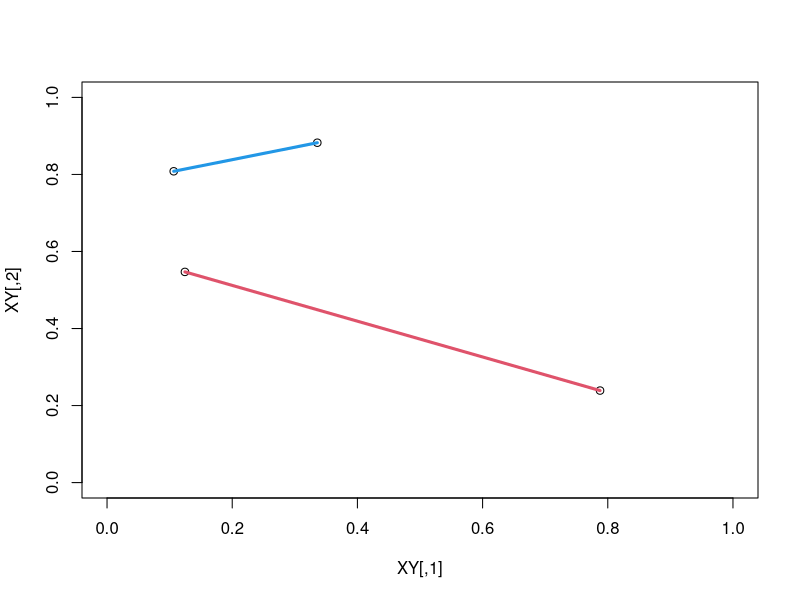
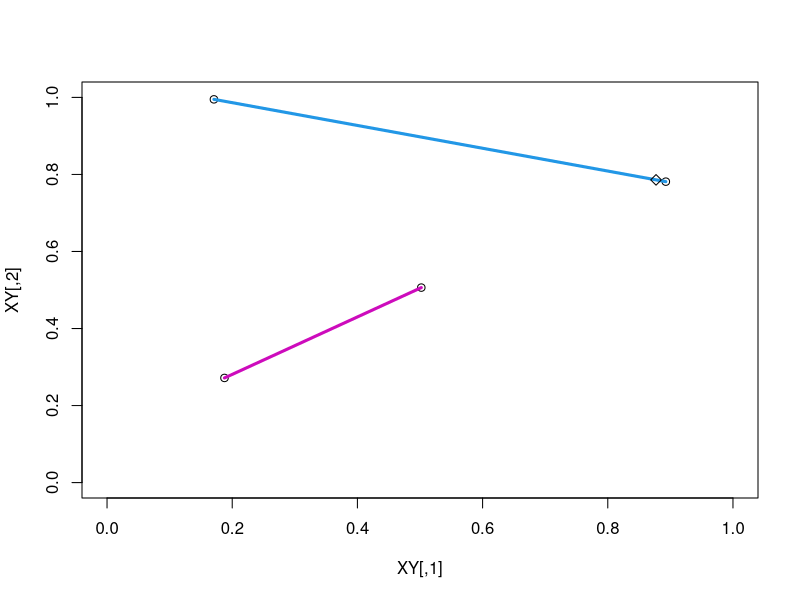
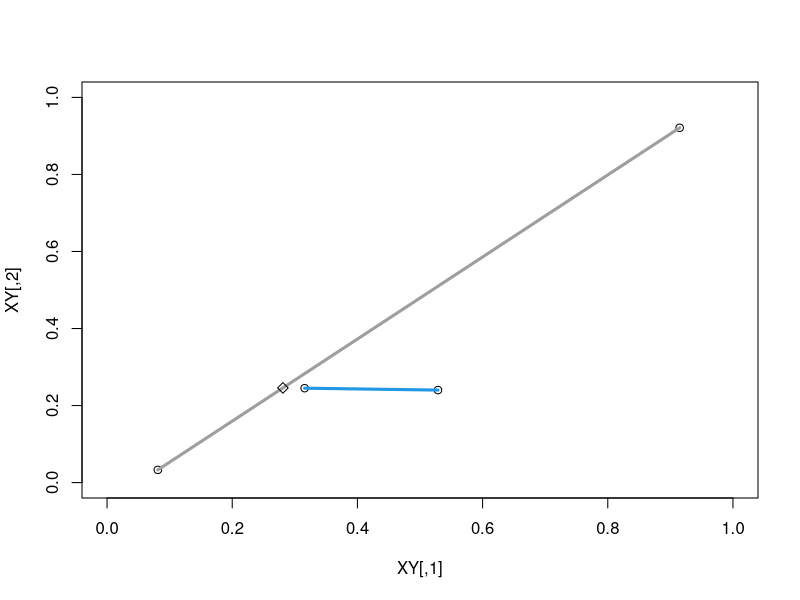
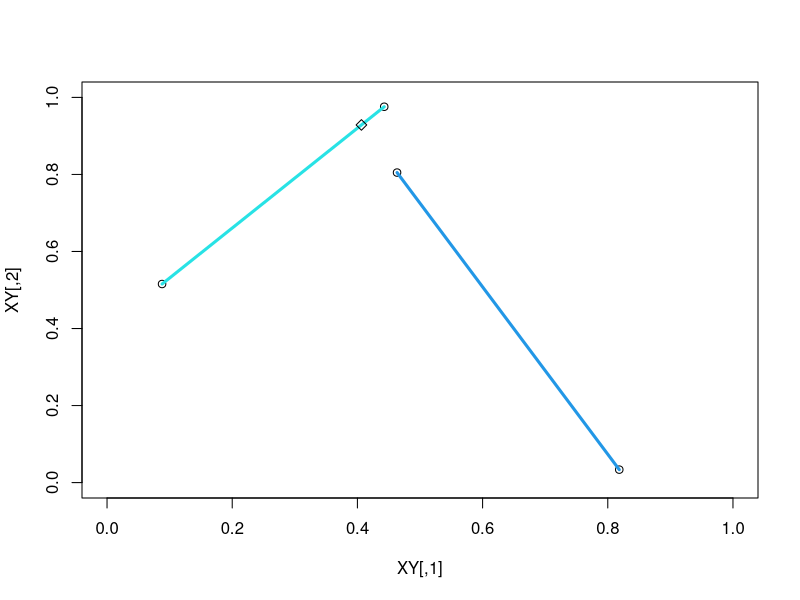
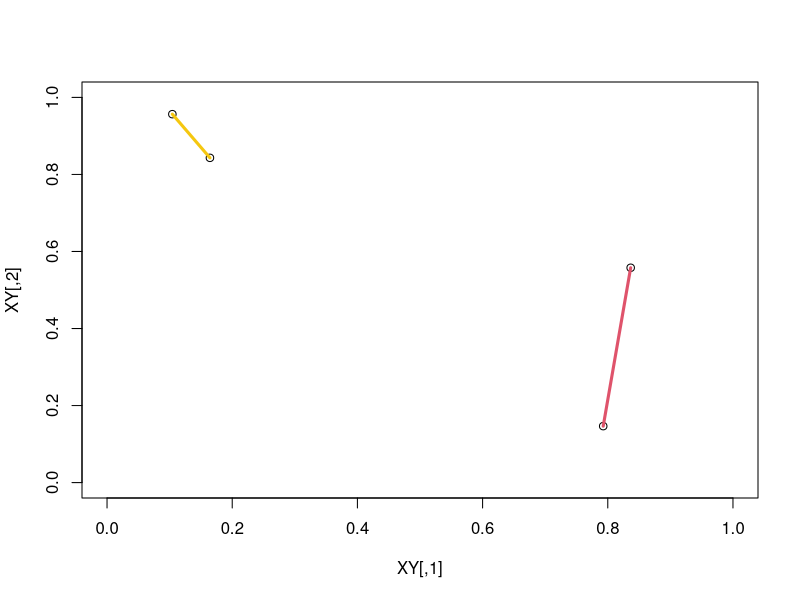
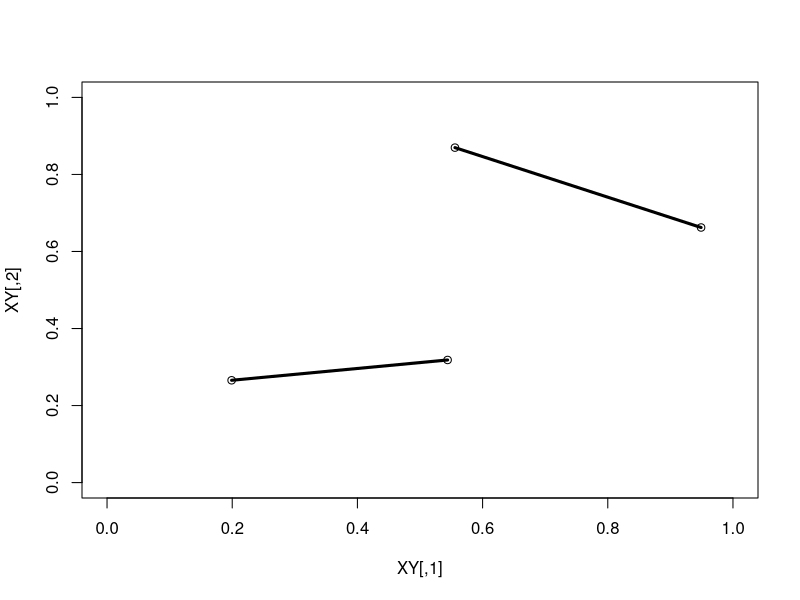
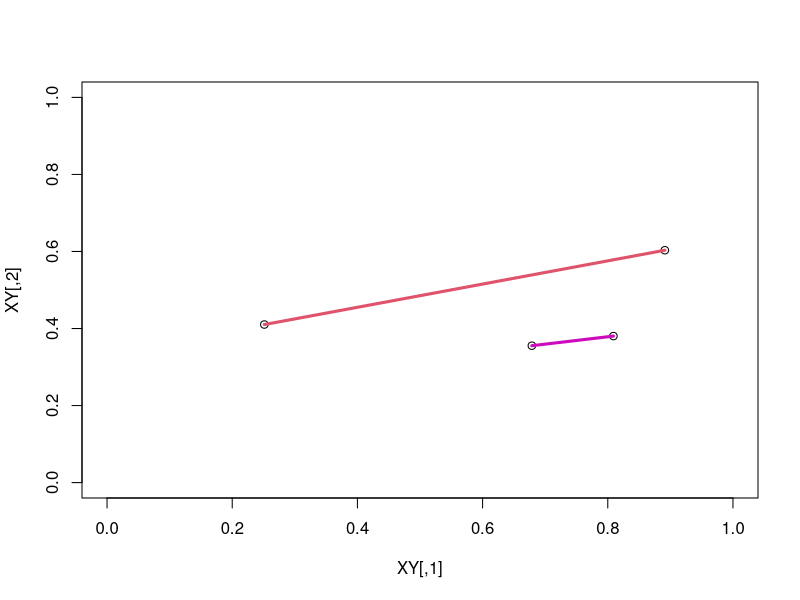
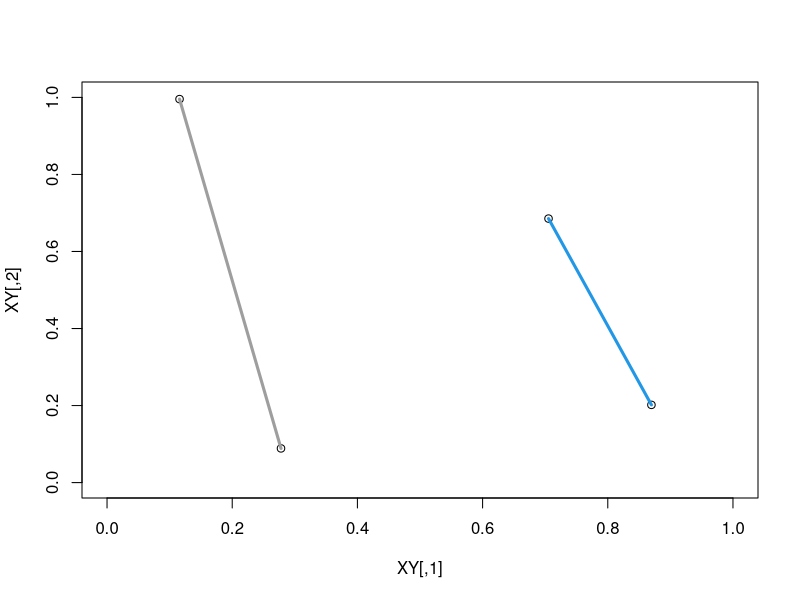

These charts were generated, in order, by the following R code: (Note: this script raises an error after producing the figures.)
smry <- function(X){	         # more detailed than built-in 'summary' function
        mu <- mean(X)
        sigma <- sd(X)
        a <- min(X)
        q25 <- quantile(X,0.25)
        q50 <- quantile(X,0.50)
        q75 <- quantile(X,0.75)
        b <- max(X)
        c(mu=mu,sigma=sigma,min=a,q25,q50,q75,max=b)}

# SIMULATION (from geometry)

CL <- function(o) floor(657*runif(1))+1     # random color

# 4.  Select two points randomly in the unit square.  Draw a line
#     segment connecting the two points.  Now select two more points 
#     randomly in the unit square.  Draw a new line segment connecting 
#     the two new points.  Estimate the probability that the two line
#     segments cross (that is, have a point in common).

# See the section entitled "Intersection point of two lines
# in 2 dimensions" midway through
# http://paulbourke.net/geometry/pointlineplane/
# for discussion of geometry.  I use Paul Bourke's notation.
# See also
# http://www.mathisfunforum.com/viewtopic.php?id=8541
# for alternative approach (application to video games!)

LS <- function(o)     # select four points randomly in the unit square
{
    XY <- matrix(runif(8), ncol=2)
    X <- XY[,1]
    Y <- XY[,2]
    den <- (Y[4]-Y[3])*(X[2]-X[1])-(X[4]-X[3])*(Y[2]-Y[1])
    ua <- ((X[4]-X[3])*(Y[1]-Y[3])-(Y[4]-Y[3])*(X[1]-X[3]))/den
    ub <- ((X[2]-X[1])*(Y[1]-Y[3])-(Y[2]-Y[1])*(X[1]-X[3]))/den
    x11(width=5,height=5.5)    # keep old plot and open a new plotting window
    plot(XY,xlim=0:1,ylim=0:1)
    lines(XY[1:2,],col=CL(),lwd=3)
    lines(XY[3:4,],col=CL(),lwd=3)
    p <- X[1]+ua*(X[2]-X[1])
    q <- Y[1]+ua*(Y[2]-Y[1])
    points(p, q, pch=5)
    XY
}

LS()
LS()
LS()

for (j in 1:50)
  {
    Sys.sleep(1.0)   #suspends execution for 1.0 sec
    LS() 
  }

graphics.off()   # close all plots altogether

rnd.intrsctn <- function(m)
{
  sapply(1:m, function(o)
           {
             XY <- matrix(runif(8), ncol=2)
             X <- XY[,1]
             Y <- XY[,2]
             den <- (Y[4]-Y[3])*(X[2]-X[1])-(X[4]-X[3])*(Y[2]-Y[1])
             ua <- ((X[4]-X[3])*(Y[1]-Y[3])-(Y[4]-Y[3])*(X[1]-X[3]))/den
             ub <- ((X[2]-X[1])*(Y[1]-Y[3])-(Y[2]-Y[1])*(X[1]-X[3]))/den
             (0<ua)*(ua<1)*(0<ub)*(ub<1)   # is 1 if line segments intersect;
           })                              # otherwise 0
}

sum(rnd.intrsctn(10000))/10000
25/108

